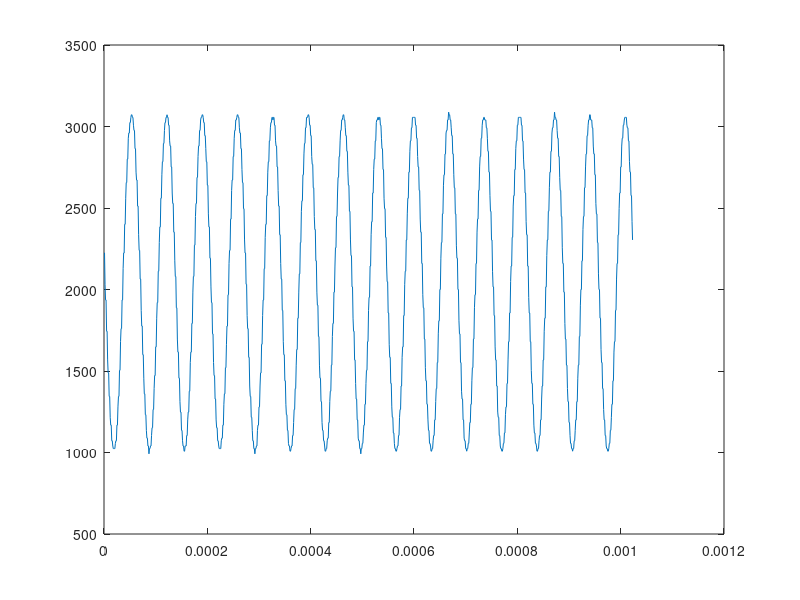
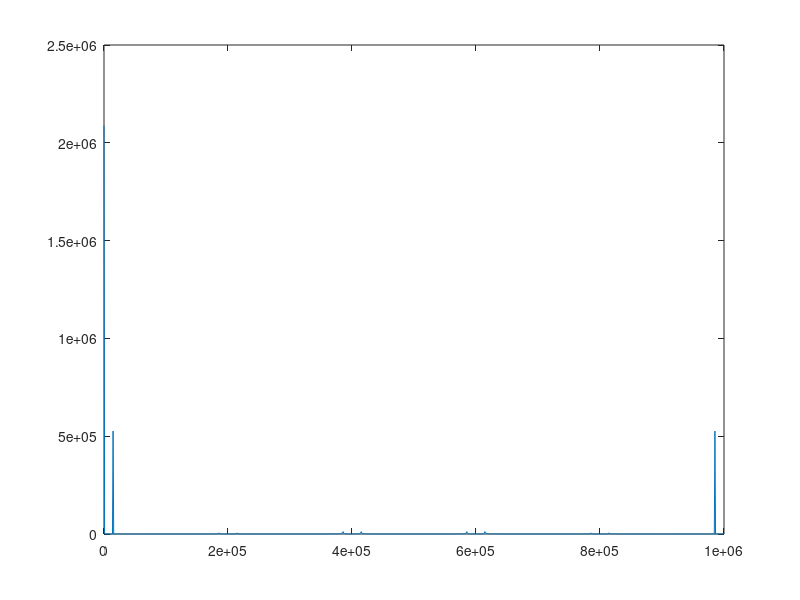

Recreate these plots in MATLAB, in order.
dac_out=[2224
2224
2032
1936
1936
1744
1744
1568
1488
1488
1344
1344
1216
1168
1168
1072
1072
1040
1024
1024
1024
1024
1056
1072
1072
1168
1168
1280
1344
1344
1504
1504
1680
1760
1760
1936
1936
2128
2224
2224
2400
2400
2560
2656
2656
2800
2800
2928
2960
2960
3024
3024
3056
3072
3072
3056
3056
3008
2976
2976
2864
2864
2720
2672
2672
2512
2512
2336
2240
2240
2064
2064
1872
1776
1776
1600
1600
1456
1360
1360
1232
1232
1136
1088
1088
1040
1040
992
1024
1024
1040
1040
1104
1152
1152
1264
1264
1392
1472
1472
1648
1648
1824
1920
1920
2112
2112
2288
2384
2384
2560
2560
2704
2784
2784
2896
2896
2976
3024
3024
3056
3056
3072
3056
3056
3008
3008
2912
2880
2880
2752
2752
2592
2528
2528
2352
2352
2176
2080
2080
1888
1888
1696
1616
1616
1456
1456
1312
1248
1248
1136
1136
1072
1040
1040
1008
1008
1040
1040
1040
1104
1104
1200
1248
1248
1376
1376
1552
1616
1616
1792
1792
1984
2080
2080
2272
2272
2448
2528
2528
2688
2688
2816
2880
2880
2976
2976
3040
3056
3056
3072
3072
3056
3024
3024
2944
2944
2864
2784
2784
2640
2640
2464
2384
2384
2192
2192
2016
1920
1920
1728
1728
1552
1472
1472
1328
1328
1200
1152
1152
1072
1072
1040
1024
1024
1024
1024
1072
1088
1088
1168
1168
1296
1360
1360
1520
1520
1664
1776
1776
1968
1968
2160
2240
2240
2432
2432
2608
2672
2672
2816
2816
2928
2976
2976
3040
3040
3056
3072
3072
3056
3056
2992
2960
2960
2864
2864
2736
2656
2656
2496
2496
2304
2224
2224
2032
2032
1840
1760
1760
1584
1584
1408
1344
1344
1216
1216
1136
1072
1072
1024
1024
992
1024
1024
1040
1040
1136
1168
1168
1280
1280
1408
1488
1488
1664
1664
1840
1936
1936
2128
2128
2320
2400
2400
2576
2576
2720
2784
2784
2912
2912
2992
3024
3024
3056
3056
3040
3056
3056
3008
3008
2912
2880
2880
2752
2752
2608
2512
2512
2336
2336
2160
2064
2064
1872
1872
1680
1600
1600
1440
1440
1296
1232
1232
1136
1136
1056
1040
1040
1008
1008
1024
1040
1040
1104
1104
1184
1264
1264
1392
1392
1536
1632
1632
1824
1824
1984
2096
2096
2288
2288
2480
2544
2544
2704
2704
2832
2896
2896
2992
2992
3056
3056
3056
3072
3072
3056
3008
3008
2944
2944
2816
2768
2768
2624
2624
2448
2368
2368
2176
2176
1984
1904
1904
1712
1712
1536
1456
1456
1312
1312
1184
1136
1136
1072
1072
1040
1008
1008
1024
1024
1072
1088
1088
1184
1184
1312
1376
1376
1536
1536
1712
1792
1792
1984
1984
2144
2256
2256
2448
2448
2592
2688
2688
2816
2816
2912
2976
2976
3040
3040
3056
3072
3072
3040
3040
2992
2944
2944
2848
2848
2720
2640
2640
2480
2480
2304
2208
2208
2016
2016
1824
1744
1744
1568
1568
1424
1328
1328
1200
1200
1088
1072
1072
1024
1024
992
1024
1024
1056
1056
1120
1168
1168
1296
1296
1424
1504
1504
1680
1680
1872
1952
1952
2144
2144
2336
2416
2416
2592
2592
2736
2800
2800
2912
2912
3024
3040
3040
3056
3056
3040
3056
3056
3008
3008
2928
2864
2864
2736
2736
2560
2496
2496
2320
2320
2144
2048
2048
1856
1856
1664
1584
1584
1424
1424
1280
1216
1216
1120
1120
1056
1024
1024
1008
1008
1024
1040
1040
1104
1104
1216
1264
1264
1408
1408
1584
1648
1648
1840
1840
2032
2112
2112
2304
2304
2464
2560
2560
2720
2720
2848
2912
2912
2992
2992
3056
3056
3056
3056
3056
3056
3008
3008
2928
2928
2816
2752
2752
2608
2608
2432
2352
2352
2160
2160
1968
1888
1888
1696
1696
1520
1440
1440
1296
1296
1200
1136
1136
1056
1056
1040
1008
1008
1024
1024
1072
1104
1104
1200
1200
1312
1392
1392
1552
1552
1728
1808
1808
2000
2000
2192
2288
2288
2464
2464
2640
2704
2704
2832
2832
2960
2976
2976
3040
3040
3088
3072
3072
3040
3040
2992
2944
2944
2832
2832
2704
2624
2624
2464
2464
2272
2192
2192
2000
2000
1808
1728
1728
1552
1552
1376
1328
1328
1200
1200
1088
1072
1072
1024
1024
1008
1024
1024
1056
1056
1120
1184
1184
1296
1296
1440
1520
1520
1696
1696
1888
1968
1968
2160
2160
2352
2432
2432
2608
2608
2752
2816
2816
2928
2928
3008
3040
3040
3056
3056
3040
3040
3040
2992
2992
2928
2848
2848
2720
2720
2576
2480
2480
2304
2304
2112
2016
2016
1840
1840
1648
1568
1568
1408
1408
1248
1216
1216
1104
1104
1040
1024
1024
1008
1008
1024
1056
1056
1120
1120
1232
1280
1280
1424
1424
1568
1680
1680
1856
1856
2048
2144
2144
2320
2320
2512
2576
2576
2736
2736
2864
2912
2912
3008
3008
3056
3056
3056
3056
3056
3056
3008
3008
2912
2912
2800
2736
2736
2592
2592
2416
2336
2336
2144
2144
1952
1856
1856
1680
1680
1504
1424
1424
1296
1296
1168
1120
1120
1056
1056
1040
1008
1008
1024
1024
1072
1104
1104
1200
1200
1328
1408
1408
1568
1568
1744
1824
1824
2016
2016
2208
2304
2304
2480
2480
2624
2720
2720
2848
2848
2960
2992
2992
3040
3040
3088
3056
3056
3040
3040
2976
2928
2928
2816
2816
2688
2608
2608
2448
2448
2256
2160
2160
1984
1984
1792
1696
1696
1536
1536
1392
1312
1312
1184
1184
1104
1056
1056
1024
1024
1008
1024
1024
1072
1072
1136
1200
1200
1312
1312
1456
1536
1536
1712
1712
1904
2000
2000
2176
2176
2368
2448
2448
2624
2624
2752
2832
2832
2944
2944
3008
3040
3040
3072
3072
3040
3040
3040
2992
2992
2880
2832
2832
2704
2704
2528
2464
2464
2288
2288
2096
2000
2000
1824
1824
1632
1552
1552
1392
1392
1264
1200
1200
1104
1104
1040
1024
1024
1008
1008
1024
1056
1056
1136
1136
1216
1296
1296
1440
1440
1616
1680
1680
1872
1872
2064
2160
2160
2336
2336
2496
2592
2592
2752
2752
2880
2928
2928
3008
3008
3040
3056
3056
3056
3056
3008
2992
2992
2912
2912
2784
2720
2720
2576
2576
2416
2304
]

FS=1000000;
T=1/FS;
L=1024;
t=(0:L-1)*T;
figure;plot(t,dac_out);
y0=abs(fft(dac_out));
f = (0:L-1)*FS/L;
figure;plot(f,y0);